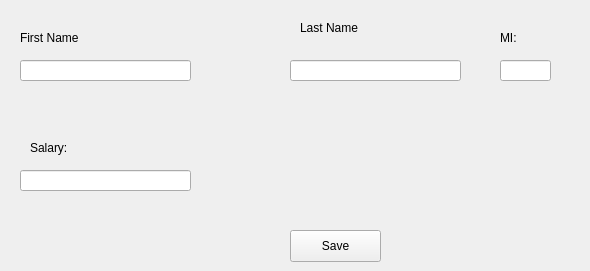
      <widget class="QWidget" name="page_14">
       <widget class="QLabel" name="label_19">
        <property name="geometry">
         <rect>
          <x>20</x>
          <y>30</y>
          <width>91</width>
          <height>16</height>
         </rect>
        </property>
        <property name="text">
         <string>First Name</string>
        </property>
       </widget>
       <widget class="QLineEdit" name="EmployeeFirstName">
        <property name="geometry">
         <rect>
          <x>20</x>
          <y>60</y>
          <width>171</width>
          <height>21</height>
         </rect>
        </property>
       </widget>
       <widget class="QLabel" name="label_20">
        <property name="geometry">
         <rect>
          <x>300</x>
          <y>20</y>
          <width>81</width>
          <height>16</height>
         </rect>
        </property>
        <property name="text">
         <string>Last Name</string>
        </property>
       </widget>
       <widget class="QLineEdit" name="employeeLastName">
        <property name="geometry">
         <rect>
          <x>290</x>
          <y>60</y>
          <width>171</width>
          <height>21</height>
         </rect>
        </property>
       </widget>
       <widget class="QLabel" name="label_49">
        <property name="geometry">
         <rect>
          <x>500</x>
          <y>30</y>
          <width>81</width>
          <height>16</height>
         </rect>
        </property>
        <property name="text">
         <string>MI:</string>
        </property>
       </widget>
       <widget class="QLineEdit" name="employeeMI">
        <property name="geometry">
         <rect>
          <x>500</x>
          <y>60</y>
          <width>51</width>
          <height>21</height>
         </rect>
        </property>
       </widget>
       <widget class="QLabel" name="label_51">
        <property name="geometry">
         <rect>
          <x>30</x>
          <y>140</y>
          <width>81</width>
          <height>16</height>
         </rect>
        </property>
        <property name="text">
         <string>Salary:</string>
        </property>
       </widget>
       <widget class="QLineEdit" name="employeeSalary">
        <property name="geometry">
         <rect>
          <x>20</x>
          <y>170</y>
          <width>171</width>
          <height>21</height>
         </rect>
        </property>
       </widget>
       <widget class="QPushButton" name="employeeSave">
        <property name="geometry">
         <rect>
          <x>290</x>
          <y>230</y>
          <width>91</width>
          <height>32</height>
         </rect>
        </property>
        <property name="text">
         <string>Save</string>
        </property>
       </widget>
      </widget>
